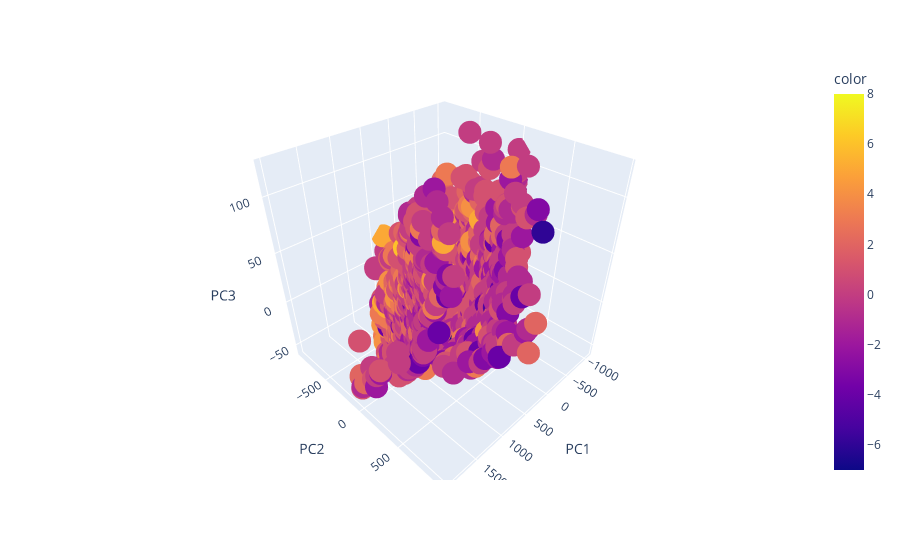

Notebook code for this chart:
### Code cell
fig = px.scatter_3d(df_pca, x='PC1', y='PC2', z='PC3',
              color=df_without_NaN_UnusedVars_KeysReplaced_OneObjectiveVar['result'])
fig.show()

### Figure 1 — Plotly figure (JSON) as saved in the notebook; plotly's stock layout.template omitted (floating-point values rounded to 4 significant figures; data arrays with more than 128 entries replaced by an {"elided": "..."} marker saying what was removed)
{"data": [{"hovertemplate": "PC1=%{x}<br>PC2=%{y}<br>PC3=%{z}<br>color=%{marker.color}<extra></extra>", "legendgroup": "", "marker": {"color": {"elided": "4303 int values"}, "coloraxis": "coloraxis", "symbol": "circle"}, "mode": "markers", "name": "", "scene": "scene", "showlegend": false, "type": "scatter3d", "x": {"elided": "4303 float values"}, "y": {"elided": "4303 float values"}, "z": {"elided": "4303 float values"}}], "layout": {"coloraxis": {"colorbar": {"title": {"text": "color"}}, "colorscale": [[0, "#0d0887"], [0.1111, "#46039f"], [0.2222, "#7201a8"], [0.3333, "#9c179e"], [0.4444, "#bd3786"], [0.5556, "#d8576b"], [0.6667, "#ed7953"], [0.7778, "#fb9f3a"], [0.8889, "#fdca26"], [1, "#f0f921"]]}, "legend": {"tracegroupgap": 0}, "margin": {"t": 60}, "scene": {"domain": {"x": [0, 1], "y": [0, 1]}, "xaxis": {"title": {"text": "PC1"}}, "yaxis": {"title": {"text": "PC2"}}, "zaxis": {"title": {"text": "PC3"}}}}}
